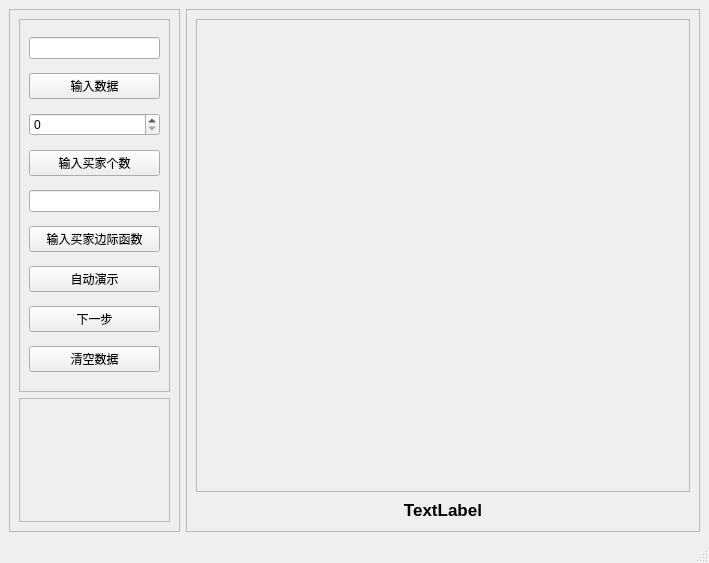
<?xml version="1.0" encoding="UTF-8"?>
<ui version="4.0">
    <class>MainWindow</class>
    <widget class="QMainWindow" name="MainWindow">
        <property name="geometry">
            <rect>
                <x>0</x>
                <y>0</y>
                <width>709</width>
                <height>563</height>
            </rect>
        </property>
        <property name="windowTitle">
            <string>在线福利的最大化算法演示</string>
        </property>
        <widget class="QWidget" name="centralwidget">
            <layout class="QHBoxLayout" name="horizontalLayout" stretch="1,3">
                <item>
                    <widget class="QFrame" name="frame">
                        <property name="frameShape">
                            <enum>QFrame::StyledPanel</enum>
                        </property>
                        <property name="frameShadow">
                            <enum>QFrame::Raised</enum>
                        </property>
                        <layout class="QVBoxLayout" name="verticalLayout" stretch="3,1">
                            <item>
                                <widget class="QFrame" name="buttonCollections">
                                    <property name="frameShape">
                                        <enum>QFrame::StyledPanel</enum>
                                    </property>
                                    <property name="frameShadow">
                                        <enum>QFrame::Raised</enum>
                                    </property>
                                    <layout class="QVBoxLayout" name="verticalLayout_2">
                                        <item>
                                            <widget class="QLineEdit" name="dataTextEdit"/>
                                        </item>
                                        <item>
                                            <widget class="QPushButton" name="inputDataButton">
                                                <property name="text">
                                                    <string>输入数据</string>
                                                </property>
                                            </widget>
                                        </item>
                                        <item>
                                            <widget class="QSpinBox" name="biddersTextEdit"/>
                                        </item>
                                        <item>
                                            <widget class="QPushButton" name="inputBiddersButton">
                                                <property name="text">
                                                    <string>输入买家个数</string>
                                                </property>
                                            </widget>
                                        </item>
                                        <item>
                                            <widget class="QLineEdit" name="functionTextEdit"/>
                                        </item>
                                        <item>
                                            <widget class="QPushButton" name="functionButton">
                                                <property name="text">
                                                    <string>输入买家边际函数</string>
                                                </property>
                                            </widget>
                                        </item>
                                        <item>
                                            <widget class="QPushButton" name="autoDemoButton">
                                                <property name="text">
                                                    <string>自动演示</string>
                                                </property>
                                            </widget>
                                        </item>
                                        <item>
                                            <widget class="QPushButton" name="nextStepButton">
                                                <property name="text">
                                                    <string>下一步</string>
                                                </property>
                                            </widget>
                                        </item>
                                        <item>
                                            <widget class="QPushButton" name="clearButton">
                                                <property name="text">
                                                    <string>清空数据</string>
                                                </property>
                                            </widget>
                                        </item>
                                    </layout>
                                </widget>
                            </item>
                            <item>
                                <widget class="QFrame" name="frame_4">
                                    <property name="frameShape">
                                        <enum>QFrame::StyledPanel</enum>
                                    </property>
                                    <property name="frameShadow">
                                        <enum>QFrame::Raised</enum>
                                    </property>
                                </widget>
                            </item>
                        </layout>
                    </widget>
                </item>
                <item>
                    <widget class="QFrame" name="frame_2">
                        <property name="frameShape">
                            <enum>QFrame::StyledPanel</enum>
                        </property>
                        <property name="frameShadow">
                            <enum>QFrame::Raised</enum>
                        </property>
                        <layout class="QVBoxLayout" name="verticalLayout_3" stretch="20,1">
                            <item>
                                <widget class="QFrame" name="itemsList">
                                    <property name="font">
                                        <font>
                                            <pointsize>22</pointsize>
                                            <bold>true</bold>
                                        </font>
                                    </property>
                                    <property name="frameShape">
                                        <enum>QFrame::StyledPanel</enum>
                                    </property>
                                    <property name="frameShadow">
                                        <enum>QFrame::Raised</enum>
                                    </property>
                                </widget>
                            </item>
                            <item>
                                <widget class="QLabel" name="infLabel">
                                    <property name="font">
                                        <font>
                                            <pointsize>13</pointsize>
                                            <bold>true</bold>
                                        </font>
                                    </property>
                                    <property name="text">
                                        <string>TextLabel</string>
                                    </property>
                                    <property name="alignment">
                                        <set>Qt::AlignCenter</set>
                                    </property>
                                </widget>
                            </item>
                        </layout>
                    </widget>
                </item>
            </layout>
        </widget>
        <widget class="QStatusBar" name="statusbar"/>
    </widget>
    <resources/>
    <connections/>
</ui>
